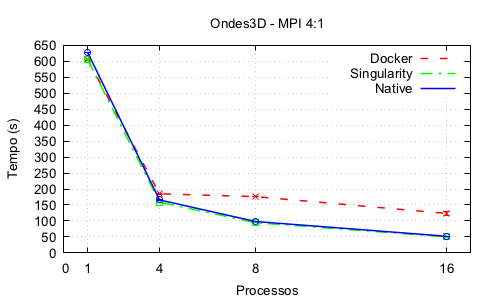

This figure's gnuplot source:
#!/usr/local/bin/gnuplot -persist
#
#    
#    	G N U P L O T
#    	Version 5.2 patchlevel 2    last modified 2017-11-15 
#    
#    	Copyright (C) 1986-1993, 1998, 2004, 2007-2017
#    	Thomas Williams, Colin Kelley and many others
#    
#    	gnuplot home:     http://www.gnuplot.info
#    	faq, bugs, etc:   type "help FAQ"
#    	immediate help:   type "help"  (plot window: hit 'h')
# set terminal x11 
# set output
unset clip points
set clip one
unset clip two
set errorbars front 1.000000 
set border 31 front lt black linewidth 1.000 dashtype solid
set zdata 
set ydata 
set xdata 
set y2data 
set x2data 
set boxwidth
set style fill  empty border
set style rectangle back fc  bgnd fillstyle   solid 1.00 border lt -1
set style circle radius graph 0.02 
set style ellipse size graph 0.05, 0.03 angle 0 units xy
set dummy x, y
set format x "% h" 
set format y "% h" 
set format x2 "% h" 
set format y2 "% h" 
set format z "% h" 
set format cb "% h" 
set format r "% h" 
set ttics format "% h"
set timefmt "%d/%m/%y,%H:%M"
set angles radians
set tics back
set grid nopolar
set grid xtics nomxtics ytics nomytics noztics nomztics nortics nomrtics \
 nox2tics nomx2tics noy2tics nomy2tics nocbtics nomcbtics
set grid layerdefault   lt 0 linecolor 0 linewidth 0.500 dashtype solid,  lt 0 linecolor 0 linewidth 0.500 dashtype solid
unset raxis
set theta counterclockwise right
set style parallel front  lt black linewidth 2.000 dashtype solid
set key title "" center
set key fixed right top vertical Right noreverse enhanced autotitle nobox
set key noinvert samplen 4 spacing 1 width 0 height 0 
set key maxcolumns 0 maxrows 0
set key noopaque
unset label
unset arrow
set style increment default
unset style line
unset style arrow
set style histogram clustered gap 2 title textcolor lt -1
unset object
set style textbox transparent margins  1.0,  1.0 border  lt -1 linewidth  1.0
set offsets 0, 0, 0, 0
set pointsize 1
set pointintervalbox 1
set encoding default
unset polar
unset parametric
unset decimalsign
unset micro
unset minussign
set view 60, 30, 1, 1
set view azimuth 0
set rgbmax 255
set samples 100, 100
set isosamples 10, 10
set surface 
unset contour
set cntrlabel  format '%8.3g' font '' start 5 interval 20
set mapping cartesian
set datafile separator whitespace
unset hidden3d
set cntrparam order 4
set cntrparam linear
set cntrparam levels auto 5
set cntrparam points 5
set size ratio 0 1,1
set origin 0,0
set style data points
set style function lines
set xzeroaxis
set yzeroaxis
set zzeroaxis
unset x2zeroaxis
unset y2zeroaxis
set xyplane relative 0.5
set tics scale  1, 0.5, 1, 1, 1
set mxtics default
set mytics default
set mztics default
set mx2tics default
set my2tics default
set mcbtics default
set mrtics default
set nomttics
set xtics border in scale 1,0.5 mirror norotate  autojustify
set xtics  norangelimit 40
set xtics add  ("1" 1.00000, "4" 4.00000, "8" 8.00000, "16" 16.0000)
set ytics border in scale 1,0.5 mirror norotate  autojustify
set ytics  norangelimit 50
set ztics border in scale 1,0.5 nomirror norotate  autojustify
set ztics  norangelimit autofreq 
unset x2tics
unset y2tics
set cbtics border in scale 1,0.5 mirror norotate  autojustify
set cbtics  norangelimit autofreq 
set rtics axis in scale 1,0.5 nomirror norotate  autojustify
set rtics  norangelimit autofreq 
unset ttics
set title "Ondes3D - MPI 4:1" 
set title  font "" norotate
set timestamp bottom 
set timestamp "" 
set timestamp  font "" norotate
set trange [ * : * ] noreverse nowriteback
set urange [ * : * ] noreverse nowriteback
set vrange [ * : * ] noreverse nowriteback
set xlabel "Processos" 
set xlabel  font "" textcolor lt -1 norotate
set x2label "" 
set x2label  font "" textcolor lt -1 norotate
set xrange [ 0.00000 : 17.0000 ] noreverse nowriteback
set x2range [ * : * ] noreverse nowriteback
set ylabel "Tempo (s)" 
set ylabel  font "" textcolor lt -1 rotate
set y2label "" 
set y2label  font "" textcolor lt -1 rotate
set yrange [ * : * ] noreverse nowriteback
set y2range [ * : * ] noreverse nowriteback
set zlabel "" 
set zlabel  font "" textcolor lt -1 norotate
set zrange [ * : * ] noreverse nowriteback
set cblabel "" 
set cblabel  font "" textcolor lt -1 rotate
set cbrange [ * : * ] noreverse nowriteback
set rlabel "" 
set rlabel  font "" textcolor lt -1 norotate
set rrange [ * : * ] noreverse nowriteback
unset logscale
unset jitter
set zero 1e-08
set lmargin  -1
set bmargin  -1
set rmargin  -1
set tmargin  -1
set locale "C"
set pm3d explicit at s
set pm3d scansautomatic
set pm3d interpolate 1,1 flush begin noftriangles noborder corners2color mean
set pm3d nolighting
set palette positive nops_allcF maxcolors 0 gamma 1.5 color model RGB 
set palette rgbformulae 7, 5, 15
set colorbox default
set colorbox vertical origin screen 0.9, 0.2 size screen 0.05, 0.6 front  noinvert bdefault
set style boxplot candles range  1.50 outliers pt 7 separation 1 labels auto unsorted
set loadpath 
set fontpath 
set psdir
set fit brief errorvariables nocovariancevariables errorscaling prescale nowrap v5
GNUTERM = "x11"
## Last datafile plotted: "native.dat"
plot "docker.dat" using 1:2 with lines dashtype 2 lc rgb 'red' lw 1.5 title 'Docker',      "docker.dat" using 1:2:3:4 with errorbars lc rgb 'red' not,           "singularity.dat" using 1:2 with lines dashtype 4 lc rgb 'green' lw 1.5 title 'Singularity',      "singularity.dat" using 1:2:3:4 with errorbars lc rgb 'green' not,           "native.dat" using 1:2 with lines dashtype 1 lc rgb 'blue' lw 1.5 title 'Native',      "native.dat" using 1:2:3:4 with errorbars lc rgb 'blue' not
#    EOF
